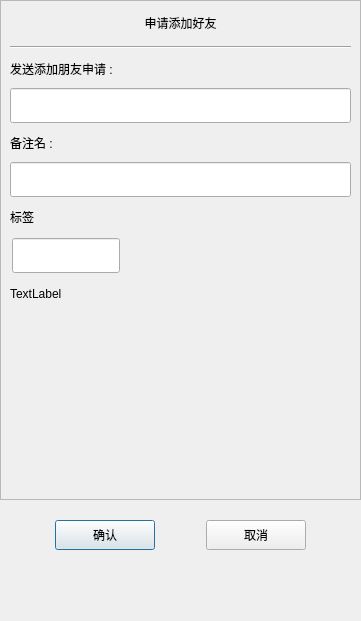
<?xml version="1.0" encoding="UTF-8"?>
<ui version="4.0">
 <class>ApplyFriend</class>
 <widget class="QDialog" name="ApplyFriend">
  <property name="geometry">
   <rect>
    <x>0</x>
    <y>0</y>
    <width>361</width>
    <height>621</height>
   </rect>
  </property>
  <property name="minimumSize">
   <size>
    <width>361</width>
    <height>621</height>
   </size>
  </property>
  <property name="maximumSize">
   <size>
    <width>361</width>
    <height>621</height>
   </size>
  </property>
  <property name="windowTitle">
   <string>Dialog</string>
  </property>
  <layout class="QVBoxLayout" name="verticalLayout">
   <property name="spacing">
    <number>0</number>
   </property>
   <property name="leftMargin">
    <number>0</number>
   </property>
   <property name="topMargin">
    <number>0</number>
   </property>
   <property name="rightMargin">
    <number>0</number>
   </property>
   <property name="bottomMargin">
    <number>0</number>
   </property>
   <item>
    <widget class="QScrollArea" name="scrollArea">
     <property name="minimumSize">
      <size>
       <width>0</width>
       <height>500</height>
      </size>
     </property>
     <property name="maximumSize">
      <size>
       <width>16777215</width>
       <height>16777215</height>
      </size>
     </property>
     <property name="widgetResizable">
      <bool>true</bool>
     </property>
     <widget class="QWidget" name="scrollcontent">
      <property name="geometry">
       <rect>
        <x>0</x>
        <y>0</y>
        <width>359</width>
        <height>498</height>
       </rect>
      </property>
      <property name="minimumSize">
       <size>
        <width>0</width>
        <height>0</height>
       </size>
      </property>
      <layout class="QVBoxLayout" name="verticalLayout_2">
       <property name="spacing">
        <number>0</number>
       </property>
       <property name="leftMargin">
        <number>0</number>
       </property>
       <property name="rightMargin">
        <number>0</number>
       </property>
       <item>
        <widget class="QLabel" name="apply_lb">
         <property name="minimumSize">
          <size>
           <width>0</width>
           <height>25</height>
          </size>
         </property>
         <property name="maximumSize">
          <size>
           <width>16777215</width>
           <height>25</height>
          </size>
         </property>
         <property name="text">
          <string>申请添加好友</string>
         </property>
         <property name="alignment">
          <set>Qt::AlignCenter</set>
         </property>
        </widget>
       </item>
       <item>
        <widget class="QWidget" name="apply_wid" native="true">
         <layout class="QVBoxLayout" name="verticalLayout_3">
          <property name="spacing">
           <number>7</number>
          </property>
          <property name="topMargin">
           <number>11</number>
          </property>
          <item>
           <widget class="Line" name="line">
            <property name="orientation">
             <enum>Qt::Horizontal</enum>
            </property>
           </widget>
          </item>
          <item>
           <widget class="QLabel" name="label">
            <property name="minimumSize">
             <size>
              <width>0</width>
              <height>25</height>
             </size>
            </property>
            <property name="maximumSize">
             <size>
              <width>16777215</width>
              <height>25</height>
             </size>
            </property>
            <property name="text">
             <string>发送添加朋友申请 :</string>
            </property>
           </widget>
          </item>
          <item>
           <widget class="CustomizeEdit" name="name_ed">
            <property name="minimumSize">
             <size>
              <width>0</width>
              <height>35</height>
             </size>
            </property>
            <property name="maximumSize">
             <size>
              <width>16777215</width>
              <height>35</height>
             </size>
            </property>
           </widget>
          </item>
          <item>
           <widget class="QLabel" name="label_2">
            <property name="minimumSize">
             <size>
              <width>0</width>
              <height>25</height>
             </size>
            </property>
            <property name="maximumSize">
             <size>
              <width>16777215</width>
              <height>25</height>
             </size>
            </property>
            <property name="text">
             <string>备注名 :</string>
            </property>
           </widget>
          </item>
          <item>
           <widget class="CustomizeEdit" name="back_ed">
            <property name="minimumSize">
             <size>
              <width>0</width>
              <height>35</height>
             </size>
            </property>
            <property name="maximumSize">
             <size>
              <width>16777215</width>
              <height>35</height>
             </size>
            </property>
           </widget>
          </item>
          <item>
           <widget class="QLabel" name="label_3">
            <property name="minimumSize">
             <size>
              <width>0</width>
              <height>25</height>
             </size>
            </property>
            <property name="maximumSize">
             <size>
              <width>16777215</width>
              <height>25</height>
             </size>
            </property>
            <property name="text">
             <string>标签</string>
            </property>
           </widget>
          </item>
          <item>
           <widget class="QWidget" name="lb_group_wid" native="true">
            <property name="minimumSize">
             <size>
              <width>0</width>
              <height>50</height>
             </size>
            </property>
            <layout class="QVBoxLayout" name="verticalLayout_4">
             <property name="spacing">
              <number>0</number>
             </property>
             <property name="leftMargin">
              <number>0</number>
             </property>
             <property name="topMargin">
              <number>0</number>
             </property>
             <property name="rightMargin">
              <number>0</number>
             </property>
             <property name="bottomMargin">
              <number>0</number>
             </property>
             <item>
              <widget class="QWidget" name="gridWidget" native="true">
               <property name="minimumSize">
                <size>
                 <width>0</width>
                 <height>40</height>
                </size>
               </property>
               <property name="maximumSize">
                <size>
                 <width>16777215</width>
                 <height>40</height>
                </size>
               </property>
               <widget class="CustomizeEdit" name="lb_ed">
                <property name="geometry">
                 <rect>
                  <x>2</x>
                  <y>2</y>
                  <width>108</width>
                  <height>35</height>
                 </rect>
                </property>
                <property name="maximumSize">
                 <size>
                  <width>16777215</width>
                  <height>35</height>
                 </size>
                </property>
               </widget>
              </widget>
             </item>
             <item>
              <widget class="QWidget" name="input_tip_wid" native="true">
               <property name="minimumSize">
                <size>
                 <width>0</width>
                 <height>35</height>
                </size>
               </property>
               <property name="maximumSize">
                <size>
                 <width>16777215</width>
                 <height>16777215</height>
                </size>
               </property>
               <layout class="QVBoxLayout" name="verticalLayout_5">
                <property name="spacing">
                 <number>0</number>
                </property>
                <property name="leftMargin">
                 <number>0</number>
                </property>
                <property name="topMargin">
                 <number>0</number>
                </property>
                <property name="rightMargin">
                 <number>0</number>
                </property>
                <property name="bottomMargin">
                 <number>0</number>
                </property>
                <item>
                 <widget class="ClickedOnceLabel" name="tip_lb">
                  <property name="minimumSize">
                   <size>
                    <width>0</width>
                    <height>0</height>
                   </size>
                  </property>
                  <property name="maximumSize">
                   <size>
                    <width>16777215</width>
                    <height>16777215</height>
                   </size>
                  </property>
                  <property name="text">
                   <string>TextLabel</string>
                  </property>
                 </widget>
                </item>
               </layout>
              </widget>
             </item>
            </layout>
           </widget>
          </item>
          <item>
           <widget class="QWidget" name="widget" native="true">
            <property name="minimumSize">
             <size>
              <width>0</width>
              <height>60</height>
             </size>
            </property>
            <layout class="QHBoxLayout" name="horizontalLayout_2">
             <property name="leftMargin">
              <number>0</number>
             </property>
             <property name="topMargin">
              <number>0</number>
             </property>
             <property name="rightMargin">
              <number>0</number>
             </property>
             <property name="bottomMargin">
              <number>0</number>
             </property>
             <item>
              <widget class="QWidget" name="lb_list" native="true">
               <property name="minimumSize">
                <size>
                 <width>287</width>
                 <height>50</height>
                </size>
               </property>
               <property name="maximumSize">
                <size>
                 <width>287</width>
                 <height>16777215</height>
                </size>
               </property>
              </widget>
             </item>
             <item>
              <widget class="QWidget" name="more_li_wid" native="true">
               <property name="minimumSize">
                <size>
                 <width>30</width>
                 <height>0</height>
                </size>
               </property>
               <property name="maximumSize">
                <size>
                 <width>30</width>
                 <height>16777215</height>
                </size>
               </property>
               <layout class="QVBoxLayout" name="verticalLayout_6">
                <property name="spacing">
                 <number>7</number>
                </property>
                <property name="leftMargin">
                 <number>2</number>
                </property>
                <property name="topMargin">
                 <number>2</number>
                </property>
                <property name="rightMargin">
                 <number>2</number>
                </property>
                <property name="bottomMargin">
                 <number>2</number>
                </property>
                <item>
                 <spacer name="verticalSpacer_3">
                  <property name="orientation">
                   <enum>Qt::Vertical</enum>
                  </property>
                  <property name="sizeHint" stdset="0">
                   <size>
                    <width>20</width>
                    <height>40</height>
                   </size>
                  </property>
                 </spacer>
                </item>
                <item>
                 <widget class="ClickedOnceLabel" name="more_lb">
                  <property name="minimumSize">
                   <size>
                    <width>25</width>
                    <height>25</height>
                   </size>
                  </property>
                  <property name="maximumSize">
                   <size>
                    <width>25</width>
                    <height>25</height>
                   </size>
                  </property>
                  <property name="text">
                   <string/>
                  </property>
                 </widget>
                </item>
                <item>
                 <spacer name="verticalSpacer_4">
                  <property name="orientation">
                   <enum>Qt::Vertical</enum>
                  </property>
                  <property name="sizeHint" stdset="0">
                   <size>
                    <width>20</width>
                    <height>60</height>
                   </size>
                  </property>
                 </spacer>
                </item>
               </layout>
              </widget>
             </item>
            </layout>
           </widget>
          </item>
         </layout>
        </widget>
       </item>
      </layout>
     </widget>
    </widget>
   </item>
   <item>
    <spacer name="verticalSpacer">
     <property name="orientation">
      <enum>Qt::Vertical</enum>
     </property>
     <property name="sizeType">
      <enum>QSizePolicy::Fixed</enum>
     </property>
     <property name="sizeHint" stdset="0">
      <size>
       <width>20</width>
       <height>10</height>
      </size>
     </property>
    </spacer>
   </item>
   <item>
    <widget class="QWidget" name="apply_sure_wid" native="true">
     <property name="minimumSize">
      <size>
       <width>0</width>
       <height>50</height>
      </size>
     </property>
     <layout class="QHBoxLayout" name="horizontalLayout">
      <item>
       <spacer name="horizontalSpacer">
        <property name="orientation">
         <enum>Qt::Horizontal</enum>
        </property>
        <property name="sizeHint" stdset="0">
         <size>
          <width>40</width>
          <height>20</height>
         </size>
        </property>
       </spacer>
      </item>
      <item>
       <widget class="ClickedBtn" name="sure_btn">
        <property name="minimumSize">
         <size>
          <width>100</width>
          <height>30</height>
         </size>
        </property>
        <property name="maximumSize">
         <size>
          <width>100</width>
          <height>30</height>
         </size>
        </property>
        <property name="text">
         <string>确认</string>
        </property>
        <property name="iconSize">
         <size>
          <width>16</width>
          <height>16</height>
         </size>
        </property>
       </widget>
      </item>
      <item>
       <spacer name="horizontalSpacer_2">
        <property name="orientation">
         <enum>Qt::Horizontal</enum>
        </property>
        <property name="sizeHint" stdset="0">
         <size>
          <width>40</width>
          <height>20</height>
         </size>
        </property>
       </spacer>
      </item>
      <item>
       <widget class="ClickedBtn" name="cancel_btn">
        <property name="minimumSize">
         <size>
          <width>100</width>
          <height>30</height>
         </size>
        </property>
        <property name="text">
         <string>取消</string>
        </property>
        <property name="iconSize">
         <size>
          <width>16</width>
          <height>16</height>
         </size>
        </property>
       </widget>
      </item>
      <item>
       <spacer name="horizontalSpacer_3">
        <property name="orientation">
         <enum>Qt::Horizontal</enum>
        </property>
        <property name="sizeHint" stdset="0">
         <size>
          <width>40</width>
          <height>20</height>
         </size>
        </property>
       </spacer>
      </item>
     </layout>
    </widget>
   </item>
   <item>
    <spacer name="verticalSpacer_2">
     <property name="orientation">
      <enum>Qt::Vertical</enum>
     </property>
     <property name="sizeHint" stdset="0">
      <size>
       <width>20</width>
       <height>40</height>
      </size>
     </property>
    </spacer>
   </item>
  </layout>
 </widget>
 <customwidgets>
  <customwidget>
   <class>ClickedBtn</class>
   <extends>QPushButton</extends>
   <header location="global">clickedbtn.h</header>
  </customwidget>
  <customwidget>
   <class>CustomizeEdit</class>
   <extends>QLineEdit</extends>
   <header location="global">customizeedit.h</header>
  </customwidget>
  <customwidget>
   <class>ClickedOnceLabel</class>
   <extends>QLabel</extends>
   <header>clickedoncelabel.h</header>
  </customwidget>
 </customwidgets>
 <resources/>
 <connections/>
</ui>
